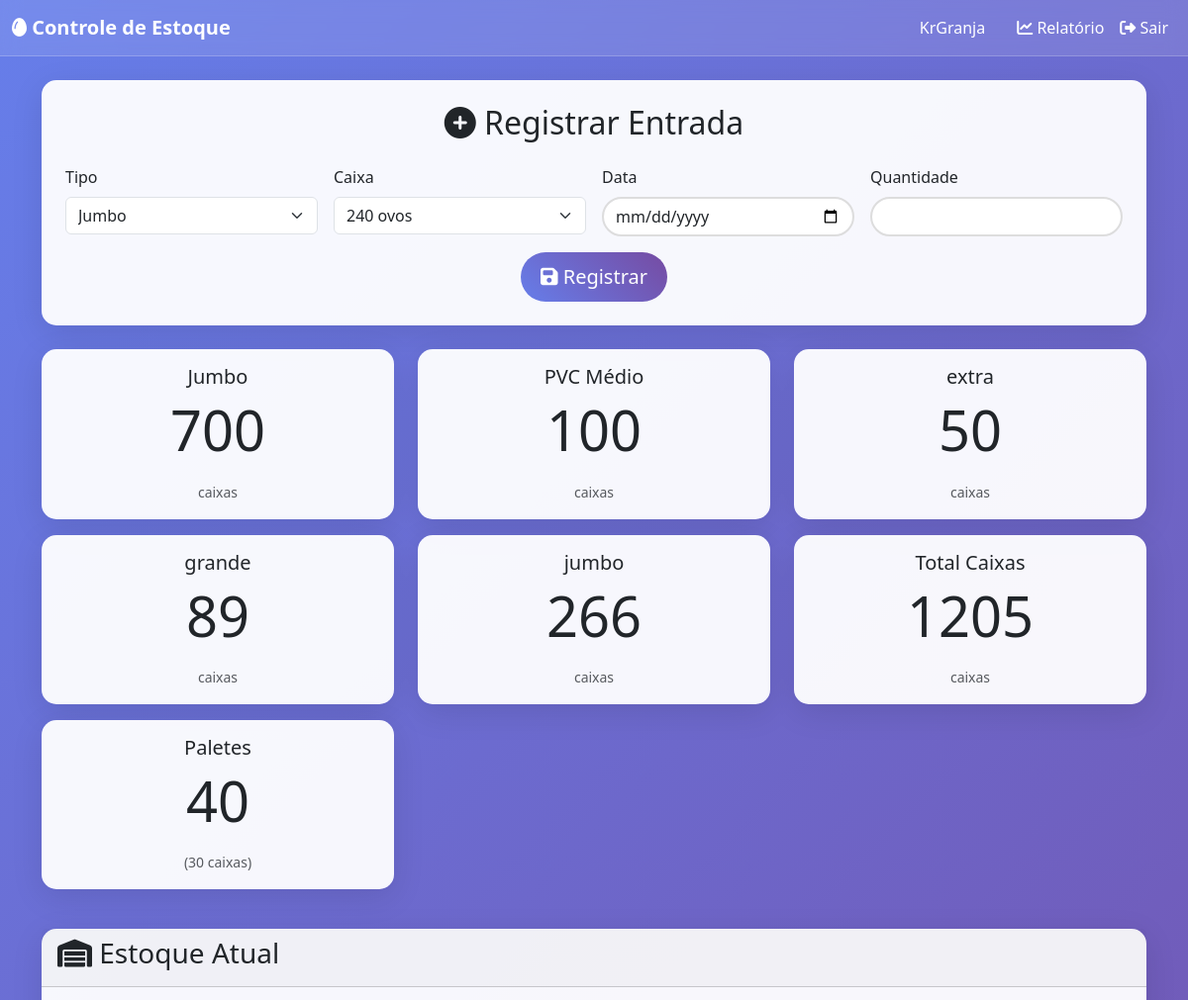
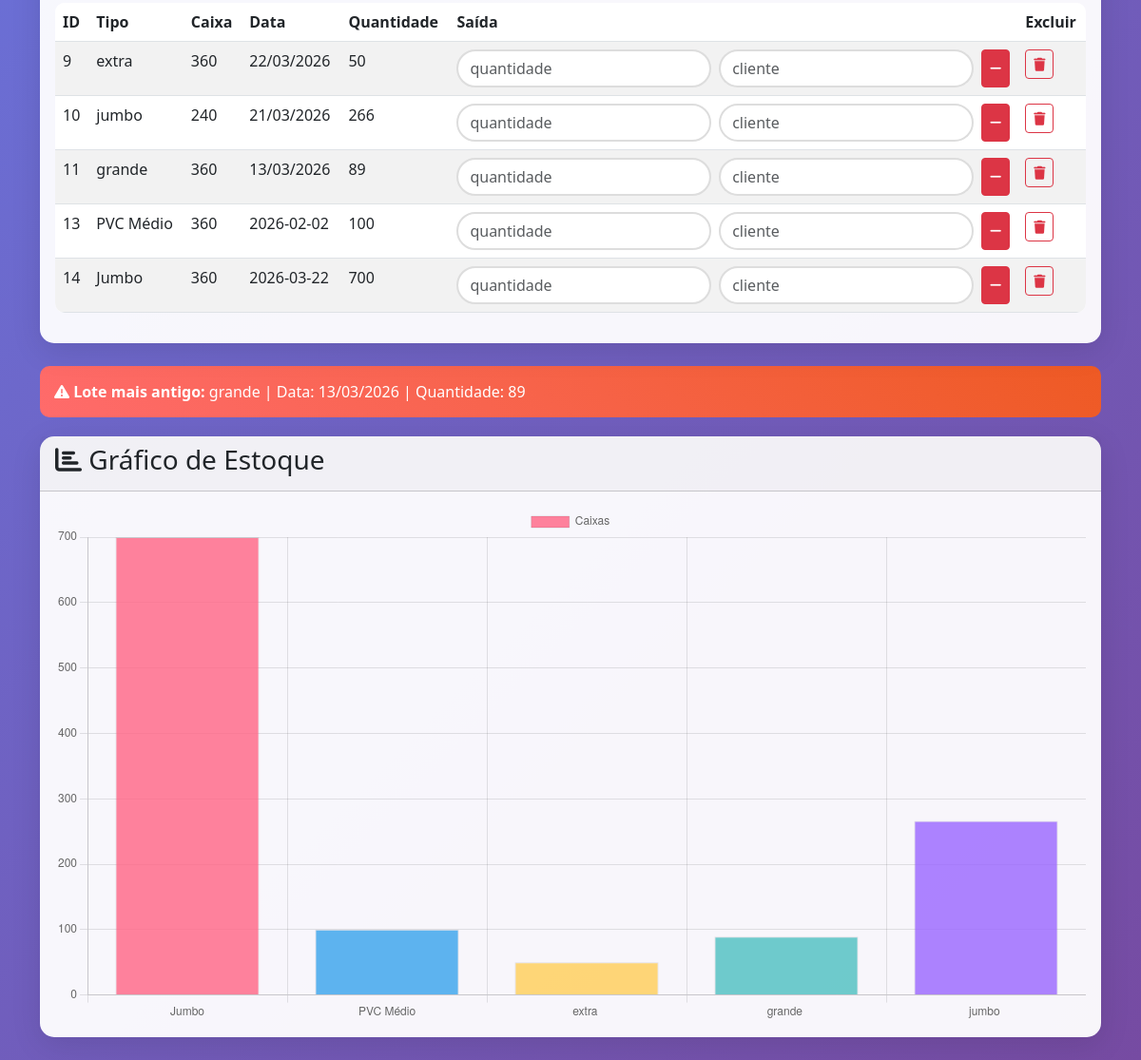
The page / (signed in) on the database its author committed (2 pictures, top to bottom).
### tables this page shows
CREATE TABLE estoque (
id INTEGER PRIMARY KEY AUTOINCREMENT,
tipo_ovo TEXT,
tipo_caixa INTEGER,
data_lote TEXT,
quantidade_caixas INTEGER
);

### app.py (the view)
@app.route("/")
@login_required
def index():
    conexao = conectar()
    cursor = conexao.cursor()
    cursor.execute("SELECT * FROM estoque")
    dados = cursor.fetchall()
    cursor.execute("""
    SELECT * FROM estoque
    ORDER BY data_lote ASC
    LIMIT 1
    """)
    lote_antigo = cursor.fetchone()
    cursor.execute("""
    SELECT tipo_ovo, SUM(quantidade_caixas)
    FROM estoque
    GROUP BY tipo_ovo
    """)
    totais_por_tipo = cursor.fetchall()
    cursor.execute("SELECT SUM(quantidade_caixas) FROM estoque")
    total_caixas = cursor.fetchone()[0] or 0
    paletes = total_caixas // 30
    conexao.close()
    return render_template("index.html", dados=dados, lote=lote_antigo, totais_por_tipo=totais_por_tipo, total_caixas=total_caixas, paletes=paletes)

### app.py (called while the page is built)
def login_required(f):
    @wraps(f)
    def decorated_function(*args, **kwargs):
        if 'user_id' not in session:
            return redirect(url_for('login'))
        return f(*args, **kwargs)
    return decorated_function

def conectar():
    conexao = sqlite3.connect("estoque_ovos.db")
    cursor = conexao.cursor()
    cursor.execute("""
    CREATE TABLE IF NOT EXISTS estoque (
    id INTEGER PRIMARY KEY AUTOINCREMENT,
    tipo_ovo TEXT,
    tipo_caixa INTEGER,
    data_lote TEXT,
    quantidade_caixas INTEGER
    )
    """)
    cursor.execute("""
    CREATE TABLE IF NOT EXISTS saidas (
    id INTEGER PRIMARY KEY AUTOINCREMENT,
    cliente TEXT,
    tipo_ovo TEXT,
    tipo_caixa INTEGER,
    quantidade INTEGER,
    data TEXT
    )
    """)
    cursor.execute("""
    CREATE TABLE IF NOT EXISTS users (
    id INTEGER PRIMARY KEY AUTOINCREMENT,
    username TEXT UNIQUE,
    password_hash TEXT
    )
    """)
    conexao.commit()
    return conexao

### templates/index.html (shortened to what this page needs)
<!DOCTYPE html>
<html lang="pt-BR">
<head>
<link href="https://cdn.jsdelivr.net/npm/bootstrap@5.3.0/dist/css/bootstrap.min.css" rel="stylesheet">
<link rel="stylesheet" href="https://cdnjs.cloudflare.com/ajax/libs/font-awesome/6.4.0/css/all.min.css">
</head>
<body>
<nav class="navbar navbar-expand-lg navbar-light">
  <div class="container-fluid">
    <a class="navbar-brand text-white fw-bold" href="#"><i class="fas fa-egg"></i> Controle de Estoque</a>
    <div class="collapse navbar-collapse" id="navbarNav">
      <ul class="navbar-nav ms-auto">
        <li class="nav-item me-3">
          <span class="nav-link text-white">{{ session.username }}</span>
        </li>
        <li class="nav-item">
          <a class="nav-link text-white" href="/relatorio"><i class="fas fa-chart-line"></i> Relatório</a>
        </li>
        <li class="nav-item">
          <a class="nav-link text-white" href="/logout"><i class="fas fa-sign-out-alt"></i> Sair</a>
        </li>
      </ul>
    </div>
  </div>
</nav>
<div class="container mt-4">
  <div class="row mb-4">
    <div class="col-12">
      <div class="card p-4">
        <h2 class="card-title text-center mb-4"><i class="fas fa-plus-circle"></i> Registrar Entrada</h2>
        <form action="/entrada" method="post" class="row g-3">
          <div class="col-md-3">
            <label class="form-label">Tipo</label>
            <select name="tipo" class="form-select">
              <option value="Jumbo">Jumbo</option>
            </select>
          </div>
          <div class="col-md-3">
            <label class="form-label">Caixa</label>
            <select name="caixa" class="form-select">
              <option value="240">240 ovos</option>
            </select>
          </div>
          <div class="col-md-3">
            <label class="form-label">Data</label>
            <input name="data" type="date" class="form-control" required>
          </div>
          <div class="col-md-3">
            <label class="form-label">Quantidade</label>
            <input name="quantidade" type="number" class="form-control" required>
          </div>
          <div class="col-12 text-center">
            <button type="submit" class="btn btn-primary btn-lg"><i class="fas fa-save"></i> Registrar</button>
          </div>
        </form>
      </div>
    </div>
  </div>
  <div class="row mb-4">
    {% for tipo, total in totais_por_tipo %}
    <div class="col-md-4 col-sm-6 mb-3">
      <div class="card text-center">
        <div class="card-body">
          <h5 class="card-title">{{ tipo }}</h5>
          <p class="card-text display-4">{{ total }}</p>
          <small class="text-muted">caixas</small>
        </div>
      </div>
    </div>
    {% endfor %}
    <div class="col-md-4 col-sm-6 mb-3">
      <div class="card text-center">
        <div class="card-body">
          <h5 class="card-title">Total Caixas</h5>
          <p class="card-text display-4">{{ total_caixas }}</p>
          <small class="text-muted">caixas</small>
        </div>
      </div>
    </div>
    <div class="col-md-4 col-sm-6 mb-3">
      <div class="card text-center">
        <div class="card-body">
          <h5 class="card-title">Paletes</h5>
          <p class="card-text display-4">{{ paletes }}</p>
          <small class="text-muted">(30 caixas)</small>
        </div>
      </div>
    </div>
  </div>
  <div class="row mb-4">
    <div class="col-12">
      <div class="card">
        <div class="card-header">
          <h3><i class="fas fa-warehouse"></i> Estoque Atual</h3>
        </div>
        <div class="card-body">
          <div class="table-responsive">
            <table class="table table-striped">
              <thead>
                <tr>
                  <th>ID</th>
                  <th>Tipo</th>
                  <th>Caixa</th>
                  <th>Data</th>
                  <th>Quantidade</th>
                  <th>Saída</th>
                  <th>Excluir</th>
                </tr>
              </thead>
              <tbody>
                {% for linha in dados %}
                <tr>
                  <td>{{ linha[0] }}</td>
                  <td>{{ linha[1] }}</td>
                  <td>{{ linha[2] }}</td>
                  <td>{{ linha[3] }}</td>
                  <td>{{ linha[4] }}</td>
                  <td>
                    <form action="/saida/{{linha[0]}}" method="post" class="d-flex">
                      <input name="quantidade" placeholder="quantidade" type="number" class="form-control me-2" required>
                      <input name="cliente" placeholder="cliente" class="form-control me-2" required>
                      <button type="submit" class="btn btn-danger btn-sm"><i class="fas fa-minus"></i></button>
                    </form>
                  </td>
                  <td>
                    <a href="/excluir/{{linha[0]}}" class="btn btn-outline-danger btn-sm"><i class="fas fa-trash"></i></a>
                  </td>
                </tr>
                {% endfor %}
              </tbody>
            </table>
          </div>
        </div>
      </div>
    </div>
  </div>
  {% if lote %}
  <div class="alerta-vermelho">
    <i class="fas fa-exclamation-triangle"></i> <strong>Lote mais antigo:</strong> {{lote[1]}} | Data: {{lote[3]}} | Quantidade: {{lote[4]}}
  </div>
  {% endif %}
  <div class="row mb-4">
    <div class="col-12">
      <div class="card">
        <div class="card-header">
          <h3><i class="fas fa-chart-bar"></i> Gráfico de Estoque</h3>
        </div>
        <div class="card-body">
          <canvas id="estoqueChart"></canvas>
        </div>
      </div>
    </div>
  </div>
</div>
<script>
const ctx = document.getElementById('estoqueChart').getContext('2d');
const data = {
    labels: [{% for tipo, total in totais_por_tipo %}'{{ tipo }}', {% endfor %}],
    datasets: [{
        label: 'Caixas',
        data: [{% for tipo, total in totais_por_tipo %}{{ total }}, {% endfor %}],
        backgroundColor: [
            'rgba(255, 99, 132, 0.8)',
            'rgba(54, 162, 235, 0.8)',
            'rgba(255, 205, 86, 0.8)',
            'rgba(75, 192, 192, 0.8)',
            'rgba(153, 102, 255, 0.8)',
            'rgba(255, 159, 64, 0.8)',
            'rgba(201, 203, 207, 0.8)'
        ],
        borderWidth: 1
    }]
};
const config = {
    type: 'bar',
    data: data,
    options: {
        responsive: true,
        scales: {
            y: {
                beginAtZero: true
            }
        }
    }
};
new Chart(ctx, config);
</script>
</body>
</html>

### templates/index.html (style rules this page uses)
body { background: linear-gradient(135deg, #667eea 0%, #764ba2 100%); min-height: 100vh; font-family: 'Segoe UI', Tahoma, Geneva, Verdana, sans-serif; }
.navbar { background: rgba(255, 255, 255, 0.1); backdrop-filter: blur(10px); border-bottom: 1px solid rgba(255, 255, 255, 0.2); }
.card { background: rgba(255, 255, 255, 0.95); border: none; border-radius: 15px; box-shadow: 0 8px 32px rgba(0, 0, 0, 0.1); transition: transform 0.3s ease; }
.btn-primary { background: linear-gradient(45deg, #667eea, #764ba2); border: none; border-radius: 25px; padding: 10px 20px; transition: all 0.3s ease; }
.table { background: rgba(255, 255, 255, 0.9); border-radius: 10px; overflow: hidden; }
.alerta-vermelho { background: linear-gradient(45deg, #ff6b6b, #ee5a24); color: white; padding: 15px; border-radius: 10px; margin: 20px 0; animation: pulse 2s infinite; }
.form-control { border-radius: 25px; border: 2px solid #ddd; transition: border-color 0.3s ease; }

### rows shown on the page
estoque: tipo_ovo "Jumbo", quantidade_caixas "700", id "14", tipo_caixa "360", data_lote "2026-03-22"
estoque: tipo_ovo "PVC Médio", quantidade_caixas "100", id "13", tipo_caixa "360", data_lote "2026-02-02"
estoque: tipo_ovo "extra", quantidade_caixas "50", id "9", tipo_caixa "360", data_lote "22/03/2026"
estoque: tipo_ovo "grande", quantidade_caixas "89", id "11", tipo_caixa "360", data_lote "13/03/2026"
estoque: tipo_ovo "jumbo", quantidade_caixas "266", id "10", tipo_caixa "240", data_lote "21/03/2026"

### other values the page prints
{{ session.username }} "KrGranja"
{{ total_caixas }} "1205"
{{ paletes }} "40"
chart data {{ total }} 700, 100, 50, 89, 266
